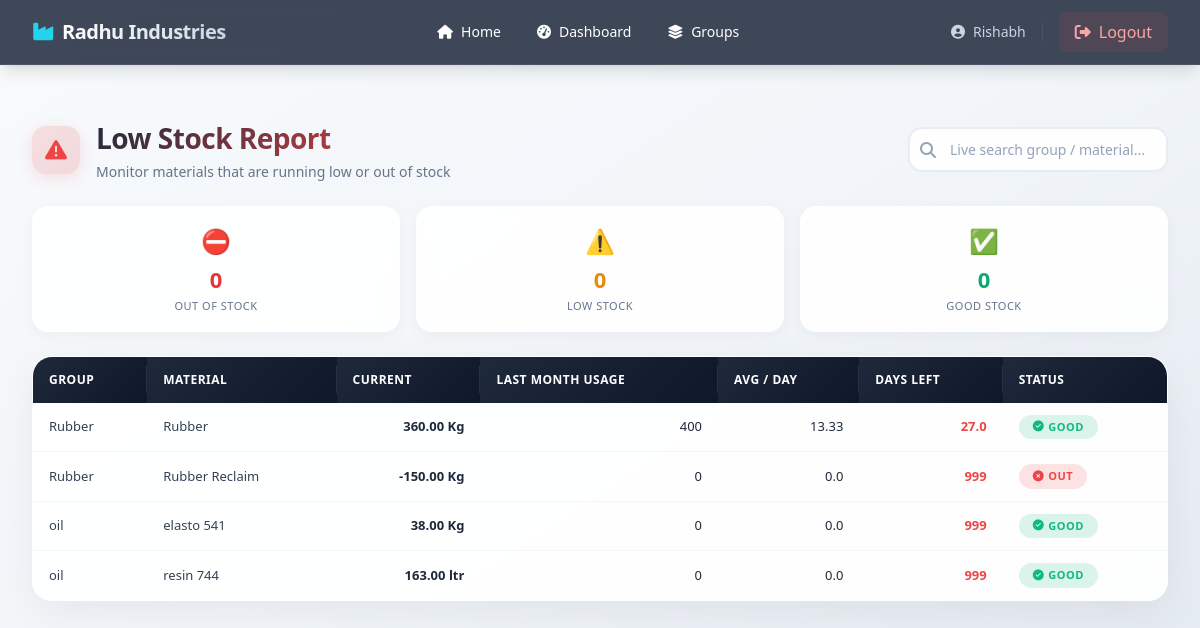
Page /raw-materials/low-stock/ (signed in) on the committed database.
### rawmaterials/models.py (models this page shows, shortened)
class MaterialGroup(models.Model):
    name = models.CharField(max_length=100, unique=True)
    class Meta:
        ordering = ["name"]

class Material(models.Model):
    group = models.ForeignKey(
        MaterialGroup,
        on_delete=models.CASCADE,
        related_name="materials"
    )
    name = models.CharField(max_length=150)
    unit = models.CharField(
        max_length=20,
        default="Kg"
    )
    minimum_stock = models.DecimalField(
        max_digits=12,
        decimal_places=2,
        default=0
    )
    class Meta:
        ordering = ["group", "name"]

class StockEntry(models.Model):
    material = models.ForeignKey(
        Material,
        on_delete=models.CASCADE,
        related_name="entries"
    )
    date = models.DateField()
    opening = models.DecimalField(
        max_digits=12,
        decimal_places=2
    )
    received_quantity = models.DecimalField(
        max_digits=12,
        decimal_places=2,
        default=0
    )
    received_by = models.CharField(
        max_length=150,
        blank=True
    )
    used_quantity = models.DecimalField(
        max_digits=12,
        decimal_places=2,
        default=0
    )
    closing = models.DecimalField(
        max_digits=12,
        decimal_places=2
    )
    created_by = models.ForeignKey(
        User,
        on_delete=models.SET_NULL,
        null=True
    )
    created_at = models.DateTimeField(auto_now_add=True)
    class Meta:
        ordering = ["-date", "-id"]
        unique_together = ("material", "date")

### rawmaterials/views.py (the view)
# urls.py: path("low-stock/", views.low_stock, name="raw_low_stock"),
@login_required
def low_stock(request):
    today = date.today()
    first_day_this_month = today.replace(day=1)
    last_month_last_day = first_day_this_month - timedelta(days=1)
    last_month_first_day = last_month_last_day.replace(day=1)
    days_in_last_month = last_month_last_day.day
    materials = Material.objects.select_related("group")
    data = []
    for material in materials:
        last = StockEntry.objects.filter(
            material=material
        ).order_by("-date", "-id").first()
        current_stock = last.closing if last else 0
        total_usage = StockEntry.objects.filter(
            material=material,
            date__gte=last_month_first_day,
            date__lte=last_month_last_day
        ).aggregate(
            total=Sum("used_quantity")
        )["total"] or 0
        avg = total_usage / days_in_last_month if days_in_last_month else 0
        days_left = current_stock / avg if avg else 999
        remaining_days = (
            today.replace(day=28) + timedelta(days=4)
        ).replace(day=1) - today
        status = "GOOD"
        if current_stock <= 0:
            status = "OUT"
        elif days_left < remaining_days.days:
            status = "LOW"
        data.append({
            "group": material.group.name,
            "material": material.name,
            "stock": current_stock,
            "usage": total_usage,
            "avg": round(avg,2),
            "days_left": round(days_left,1),
            "status": status,
            "unit": material.unit,
        })
    return render(
        request,
        "rawmaterials/low_stock.html",
        {
            "rows": data
        }
    )

### templates/rawmaterials/low_stock.html (shortened to what this page needs)
{% extends "base_layout.html" %}
{% load static %}
{% block nav_desktop %}
  <a href="{% url 'home' %}" class="nav-link px-4 py-2 rounded-lg flex items-center gap-2"><i class="fas fa-home"></i> Home</a>
  <a href="{% url 'raw_dashboard' %}" class="nav-link px-4 py-2 rounded-lg flex items-center gap-2"><i class="fas fa-tachometer-alt"></i> Dashboard</a>
  <a href="" class="nav-link px-4 py-2 rounded-lg flex items-center gap-2"><i class="fas fa-layer-group"></i> Groups</a>
{% endblock %}
{% block content %}
{% load static %}
<div class="lowstock-container">
    <div class="page-header">
        <div class="page-header-icon">
            <i class="fas fa-exclamation-triangle"></i>
        </div>
        <div>
            <h1>Low Stock Report</h1>
            <span class="subtitle">Monitor materials that are running low or out of stock</span>
        </div>
        <div class="header-actions">
            <div class="search-wrapper">
                <i class="fas fa-search search-icon"></i>
                <input type="text"
                       id="liveSearch"
                       placeholder="Live search group / material..."
                       class="search-input">
            </div>
        </div>
    </div>
    <div class="stats-row">
        <div class="stat-box stat-red">
            <div class="stat-icon">⛔</div>
            <div class="stat-number">{{ out_count|default:0 }}</div>
            <div class="stat-label">Out of Stock</div>
        </div>
        <div class="stat-box stat-yellow">
            <div class="stat-icon">⚠️</div>
            <div class="stat-number">{{ low_count|default:0 }}</div>
            <div class="stat-label">Low Stock</div>
        </div>
        <div class="stat-box stat-green">
            <div class="stat-icon">✅</div>
            <div class="stat-number">{{ good_count|default:0 }}</div>
            <div class="stat-label">Good Stock</div>
        </div>
    </div>
    <div class="table-container">
        <div class="table-wrapper">
            <table class="lowstock-table" id="lowstock-table">
                <thead>
                    <tr>
                        <th>Group</th>
                        <th>Material</th>
                        <th class="text-right">Current</th>
                        <th class="text-right">Last Month Usage</th>
                        <th class="text-right">Avg / Day</th>
                        <th class="text-right">Days Left</th>
                        <th>Status</th>
                    </tr>
                </thead>
                <tbody id="lowstock-body">
                    {% for row in rows %}
                    <tr class="lowstock-row"
                        data-group="{{ row.group|lower }}"
                        data-material="{{ row.material|lower }}"
                        data-status="{{ row.status|lower }}">
                        <td class="font-medium text-slate-700">{{ row.group }}</td>
                        <td class="font-medium text-slate-700">{{ row.material }}</td>
                        <td class="text-right font-semibold">
                            {{ row.stock }} {{ row.unit }}
                        </td>
                        <td class="text-right">{{ row.usage }}</td>
                        <td class="text-right">{{ row.avg }}</td>
                        <td class="text-right val-negative">{{ row.days_left }}</td>
                        <td>
                            <span class="status-badge
                                {% if row.status == "GOOD" %}status-good
                                {% elif row.status == "LOW" %}status-low
                                {% else %}status-out{% endif %}">
                                {% if row.status == "GOOD" %}
                                    <i class="fas fa-check-circle"></i>
                                {% elif row.status == "LOW" %}
                                    <i class="fas fa-exclamation-triangle"></i>
                                {% else %}
                                    <i class="fas fa-times-circle"></i>
                                {% endif %}
                                {{ row.status }}
                            </span>
                        </td>
                    </tr>
                    {% endfor %}
                </tbody>
            </table>
        </div>
    </div>
</div>
{% endblock %}

### templates/base_layout.html (shortened to what this page needs)
<!DOCTYPE html>
<html lang="en">
<head>
    <script src="https://cdn.tailwindcss.com"></script>
    <link rel="stylesheet" href="https://cdnjs.cloudflare.com/ajax/libs/font-awesome/6.5.0/css/all.min.css">
</head>
<body class="bg-gradient-to-br from-slate-50 via-slate-100 to-slate-200 min-h-screen text-slate-800 font-sans">
{% if user.is_authenticated %}
<nav class="glass-nav text-white sticky top-0 z-50 shadow-lg">
    <div class="max-w-7xl mx-auto px-4 sm:px-6 lg:px-8">
        <div class="flex items-center justify-between h-16">
            <a href="{% url 'home' %}" class="flex items-center gap-2 font-bold text-xl tracking-tight">
                <i class="fas fa-industry text-cyan-400"></i>
                <span class="bg-gradient-to-r from-white to-slate-300 bg-clip-text text-transparent">Radhu Industries</span>
            </a>
            <div class="hidden md:flex items-center gap-1 text-sm font-medium">
                {% block nav_desktop %}{% endblock %}
            </div>
            <div class="flex items-center gap-4">
                <span class="hidden sm:inline text-slate-300 text-sm font-medium border-r border-slate-600 pr-4">
                    <i class="fas fa-user-circle mr-2"></i>{{ user.username }}
                </span>
                <a href="{% url 'logout' %}" class="flex items-center gap-2 px-4 py-2 rounded-lg bg-red-500/10 hover:bg-red-500/20 text-red-300 hover:text-red-200 transition-all">
                    <i class="fas fa-sign-out-alt"></i>
                    <span class="hidden sm:inline">Logout</span>
                </a>
            </div>
        </div>
    </div>
</nav>
{% endif %}
<main class="max-w-7xl mx-auto px-4 sm:px-6 lg:px-8 py-8">
    {% block content %}{% endblock %}
</main>
</body>
</html>

### templates/base_layout.html (style rules this page uses)
.glass-nav { background: rgba(30, 41, 59, 0.85); backdrop-filter: blur(10px); -webkit-backdrop-filter: blur(10px); border-bottom: 1px solid rgba(255,255,255,0.08); }
.nav-link { transition: all 0.2s ease; }

### templates/rawmaterials/low_stock.html (style rules this page uses)
.lowstock-container { padding: 20px 0; }
.page-header { display: flex; align-items: center; gap: 16px; margin-bottom: 24px; }
.page-header-icon { width: 48px; height: 48px; background: linear-gradient(135deg, rgba(239, 68, 68, 0.15), rgba(220, 38, 38, 0.15)); border-radius: 14px; display: flex; align-items: center; justify-content: center; font-size: 22px; color: #ef4444; box-shadow: 0 4px 16px rgba(239, 68, 68, 0.15); }
.page-header h1 { font-size: 28px; font-weight: 800; background: linear-gradient(135deg, #1e293b, #ef4444); -webkit-background-clip: text; -webkit-text-fill-color: transparent; background-clip: text; letter-spacing: -0.5px; }
.page-header .subtitle { font-size: 14px; color: #64748b; font-weight: 400; display: block; margin-top: 2px; }
.stats-row { display: grid; grid-template-columns: repeat(auto-fit, minmax(150px, 1fr)); gap: 16px; margin-bottom: 24px; }
.stat-box { background: rgba(255, 255, 255, 0.9); backdrop-filter: blur(8px); border: 1px solid rgba(255, 255, 255, 0.3); border-radius: 16px; padding: 16px 20px; text-align: center; transition: all 0.3s ease; box-shadow: 0 4px 16px rgba(0, 0, 0, 0.04); }
.stat-box .stat-icon { font-size: 24px; margin-bottom: 4px; }
.stat-box .stat-number { font-size: 22px; font-weight: 800; background: linear-gradient(135deg, #1e293b, #334155); -webkit-background-clip: text; -webkit-text-fill-color: transparent; background-clip: text; }
.stat-box .stat-label { font-size: 11px; color: #64748b; font-weight: 500; text-transform: uppercase; letter-spacing: 0.5px; margin-top: 2px; }
.stat-red .stat-number { background: linear-gradient(135deg, #ef4444, #dc2626); -webkit-background-clip: text; -webkit-text-fill-color: transparent; background-clip: text; }
.stat-yellow .stat-number { background: linear-gradient(135deg, #f59e0b, #d97706); -webkit-background-clip: text; -webkit-text-fill-color: transparent; background-clip: text; }
.stat-green .stat-number { background: linear-gradient(135deg, #10b981, #059669); -webkit-background-clip: text; -webkit-text-fill-color: transparent; background-clip: text; }
.search-wrapper { position: relative; flex: 1; max-width: 400px; margin-left: auto; }
.search-input { width: 100%; padding: 10px 14px 10px 40px; background: rgba(255, 255, 255, 0.9); border: 2px solid rgba(226, 232, 240, 0.8); border-radius: 14px; font-size: 14px; transition: all 0.3s ease; outline: none; color: #1e293b; }
.search-input::placeholder { color: #94a3b8; }
.search-icon { position: absolute; left: 12px; top: 50%; transform: translateY(-50%); color: #94a3b8; font-size: 16px; transition: all 0.3s ease; }
.header-actions { display: flex; align-items: center; gap: 12px; margin-left: auto; }
.table-container { background: rgba(255, 255, 255, 0.92); backdrop-filter: blur(8px); border: 1px solid rgba(255, 255, 255, 0.3); border-radius: 20px; overflow: hidden; box-shadow: 0 12px 40px rgba(0, 0, 0, 0.06); transition: all 0.3s ease; }
.table-wrapper { overflow-x: auto; -webkit-overflow-scrolling: touch; }
.lowstock-table { width: 100%; min-width: 750px; border-collapse: separate; border-spacing: 0; }
.lowstock-table thead th { padding: 14px 16px; text-align: left; font-size: 12px; font-weight: 600; text-transform: uppercase; letter-spacing: 0.5px; color: white; background: linear-gradient(135deg, #1e293b, #0f172a); position: sticky; top: 0; z-index: 10; white-space: nowrap; }
.lowstock-table thead th:not(:last-child)::after { content: ''; position: absolute; right: 0; top: 20%; height: 60%; width: 1px; background: rgba(255, 255, 255, 0.1); }
.lowstock-table tbody td { padding: 12px 16px; font-size: 13px; border-bottom: 1px solid rgba(226, 232, 240, 0.4); transition: all 0.2s ease; white-space: nowrap; }
.lowstock-table tbody tr { transition: all 0.2s ease; }
.lowstock-table tbody tr:last-child td { border-bottom: none; }
.status-badge { display: inline-flex; align-items: center; gap: 4px; padding: 4px 14px; border-radius: 20px; font-size: 11px; font-weight: 600; text-transform: uppercase; letter-spacing: 0.5px; }
.status-good { background: rgba(16, 185, 129, 0.15); color: #10b981; }
.status-out { background: rgba(239, 68, 68, 0.15); color: #ef4444; }
.val-negative { color: #ef4444; font-weight: 600; }

### rows in the picture
MaterialGroup: group "Rubber" "Rubber"
Material: material "Rubber", unit "Kg"
StockEntry: stock "360.00"
Material: material "Rubber Reclaim", unit "Kg"
StockEntry: stock "-150.00"
MaterialGroup: group "oil" "oil"
Material: material "elasto 541", unit "Kg"
StockEntry: stock "38.00"
Material: material "resin 744", unit "ltr"
StockEntry: stock "163.00"

### other values in the picture
{{ user.username }} "Rishabh"
{{ out_count|default:0 }} "0"
{{ low_count|default:0 }} "0"
{{ good_count|default:0 }} "0"
{{ row.usage }} "400" "0" "0" "0"
{{ row.avg }} "13.33" "0.0" "0.0" "0.0"
{{ row.days_left }} "27.0" "999" "999" "999"
{{ row.status }} "GOOD" "OUT" "GOOD" "GOOD"
